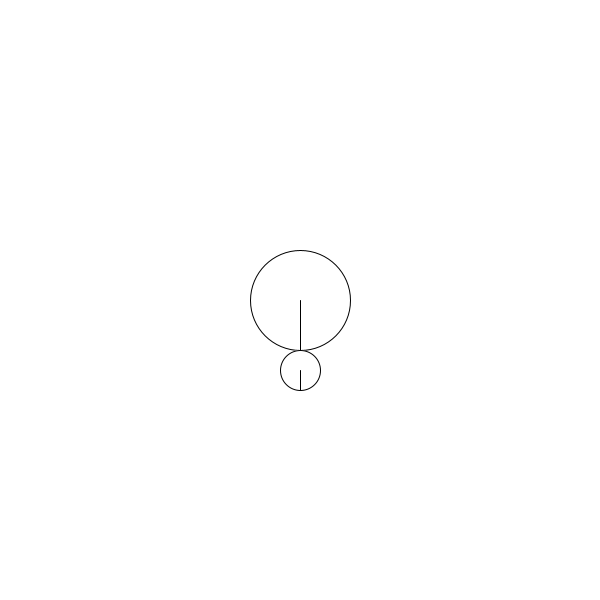
Frame 1 (no input)
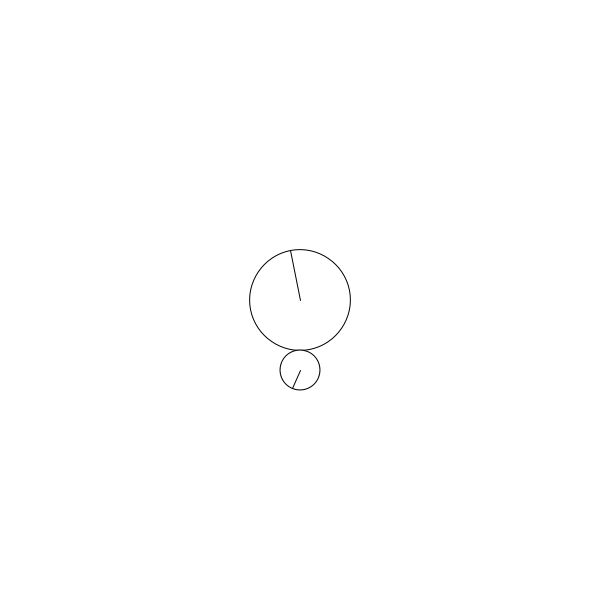
Frame 60 (the mouse pressed at the canvas centre just before this capture)
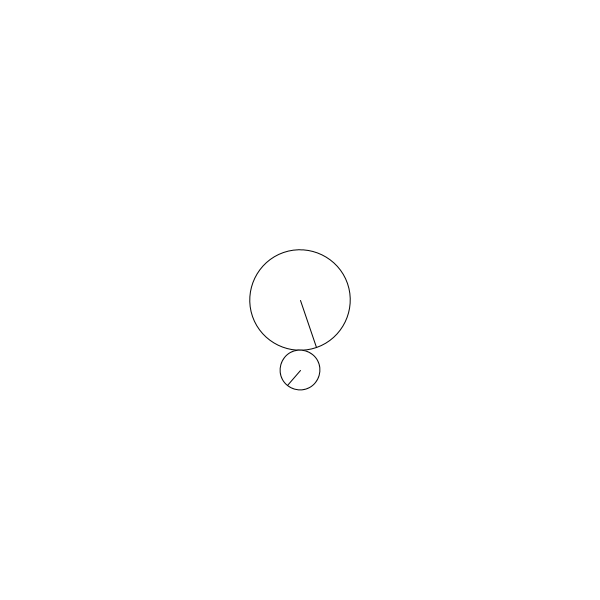
Frame 120 (the mouse held since frame 60 and released just before this capture)

The Processing sketch that drew these frames (run headless with seeded random() and noise(); from frame 60 on, the mouse is pressed at the canvas centre):

// Processing sketch: P_S3_Objects1
// ── P_S3_Objects1.pde
//Tomas de Camino
PWheel driver;

void setup(){ 
  size(600,600);
  driver= new PWheel(width/2,height/2,100,0.05);
  //creates a child
  driver.addChild(40);
  smooth();
}

void draw(){
  background(255);
  driver.display();
  driver.update();
  
}
// ── PWheel.pde
//Tomas de Camino
class PWheel {
  //wheel at position
  PVector position;
  float angle;
  //rotatin at certain speed
  float angularSpeed;
  int wheelSize;
  // a driver wheel has a child
  PWheel child;
  
  
 /*** Constructors *****/
  PWheel(float x, float y, int size, float speed){
    position = new PVector(x,y,0);
    angularSpeed = speed;
    wheelSize = size;
    ellipseMode(CENTER);
  }
  
  
  void addChild(int size){
    if(child==null){
     child = new PWheel(position.x, position.y+(wheelSize/2+size/2), size, -angularSpeed*(wheelSize/size)); //<>//
    }
  }
  
  
  /****  methods and functions *****/
  void display(){
    pushMatrix(); //<>//
    translate(position.x,position.y);
    rotate(angle); //<>//
    ellipse(0,0,wheelSize,wheelSize);
    line(0,0,0,wheelSize/2);
    popMatrix();
    if(child!=null)child.display();
  }
  
  //updates its positions
  void update(){
    angle+=angularSpeed;
    if(child!=null)child.update();
  }
  
  void set(int x, int y){
    position.x=x;
    position.y=y;
  }
  
}
